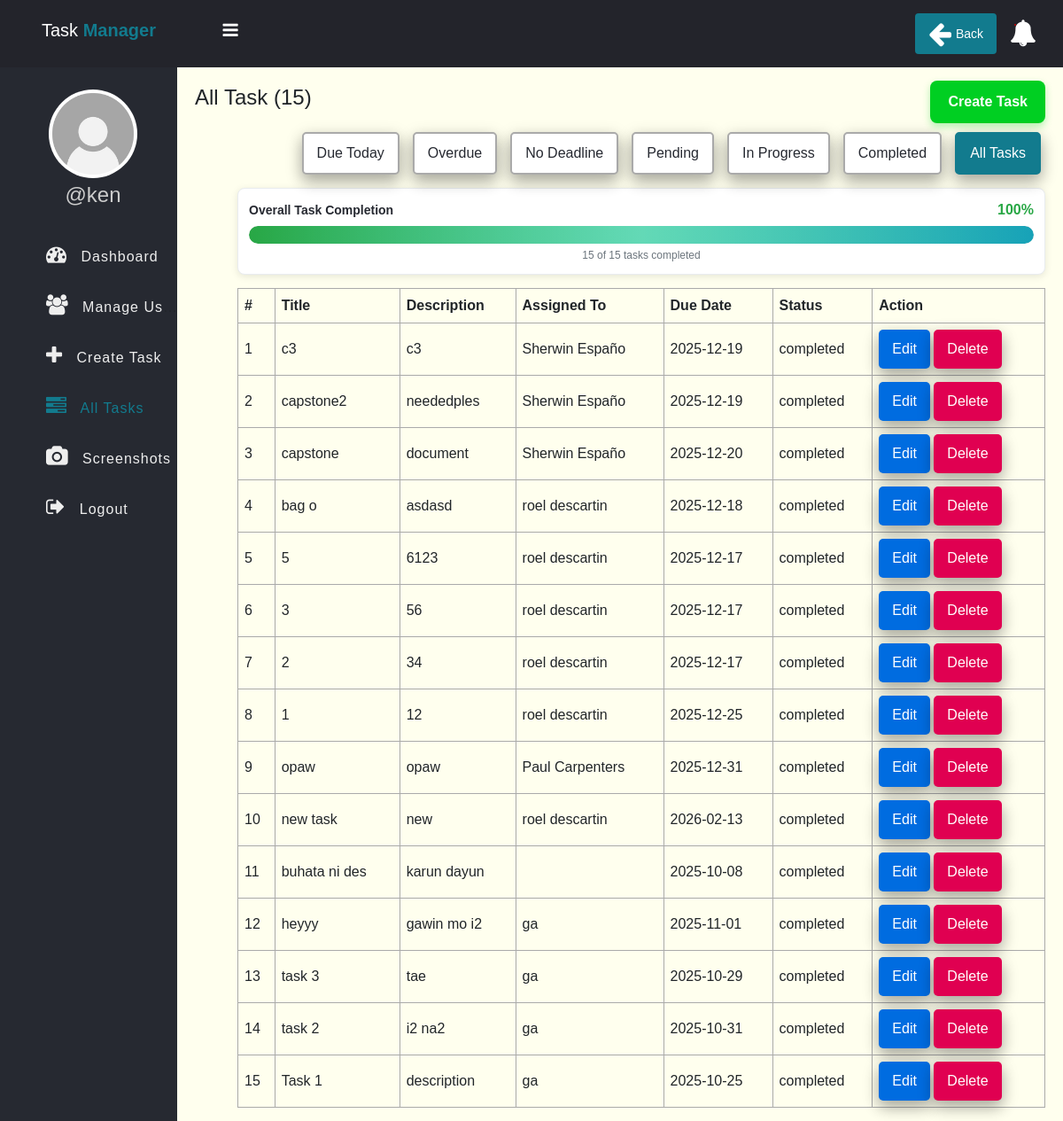
The app's page /tasks.php?reviewed=1 (signed in) with its own data.
### tables this page shows
CREATE TABLE `tasks` (
  `id` int(11) NOT NULL,
  `title` varchar(100) NOT NULL,
  `description` text DEFAULT NULL,
  `assigned_to` int(11) DEFAULT NULL,
  `status` enum('pending','in_progress','completed','rejected') DEFAULT 'pending',
  `submission_file` varchar(255) DEFAULT NULL,
  `template_file` varchar(255) DEFAULT NULL,
  `review_comment` text DEFAULT NULL,
  `reviewed_by` int(11) DEFAULT NULL,
  `reviewed_at` timestamp NULL DEFAULT NULL,
  `created_at` timestamp NOT NULL DEFAULT current_timestamp(),
  `due_date` date NOT NULL
);

CREATE TABLE `users` (
  `id` int(11) NOT NULL,
  `full_name` varchar(50) NOT NULL,
  `username` varchar(50) NOT NULL,
  `password` varchar(255) NOT NULL,
  `role` enum('admin','employee') NOT NULL,
  `created_at` timestamp NOT NULL DEFAULT current_timestamp()
);

### app/model/Task.php (called while the page is built, shortened)
<?php
function get_all_tasks($conn){
    $sql = "SELECT * FROM tasks ORDER BY id DESC";
    $stmt = $conn->prepare($sql);
    $stmt->execute([]);
    return $stmt->rowCount() > 0 ? $stmt->fetchAll() : 0;
}
function count_completed_tasks($conn){
    $sql = "SELECT id FROM tasks WHERE status = 'completed'";
    $stmt = $conn->prepare($sql);
    $stmt->execute([]);
    return $stmt->rowCount();
}
function count_tasks($conn){
    $sql = "SELECT id FROM tasks";
    $stmt = $conn->prepare($sql);
    $stmt->execute();
    return $stmt->rowCount();
}

### app/model/User.php (called while the page is built, shortened)
<?php
function get_all_users($conn){
	$sql = "SELECT * FROM users WHERE role =? ";
	$stmt = $conn->prepare($sql);
	$stmt->execute(["employee"]);
	if($stmt->rowCount() > 0){
		$users = $stmt->fetchAll();
	}else $users = 0;
	return $users;
}

### tasks.php (the view, shortened to what this page needs)
<?php
if (isset($_SESSION['role']) && isset($_SESSION['id']) && $_SESSION['role'] == "admin") {
    include "DB_connection.php";
    include "app/Model/Task.php";
    include "app/Model/User.php";
    $text = "All Task";
    if (isset($_GET['due_date']) && $_GET['due_date'] == "Due Today") {
        $text = "Due Today";
        $tasks = get_all_tasks_due_today($conn);
        $num_task = count_tasks_due_today($conn);
    } else if (isset($_GET['due_date']) && $_GET['due_date'] == "Overdue") {
        $text = "Overdue";
        $tasks = get_all_tasks_overdue($conn);
        $num_task = count_tasks_overdue($conn);
    } else if (isset($_GET['due_date']) && $_GET['due_date'] == "No Deadline") {
        $text = "No Deadline";
        $tasks = get_all_tasks_NoDeadline($conn);
        $num_task = count_tasks_NoDeadline($conn);
    } else if (isset($_GET['status']) && $_GET['status'] == "Pending") {
        $text = "Pending";
        $tasks = get_all_tasks_pending($conn);
        $num_task = count_pending_tasks($conn);
    } else if (isset($_GET['status']) && $_GET['status'] == "in_progress") {
        $text = "in_progress";
        $tasks = get_all_tasks_in_progress($conn);
        $num_task = count_in_progress_tasks($conn);
    } else if (isset($_GET['status']) && $_GET['status'] == "Completed") {
        $text = "Completed";
        $tasks = get_all_tasks_completed($conn);
        $num_task = count_completed_tasks($conn);
    } else {
        $tasks = get_all_tasks($conn);
        $num_task = count_tasks($conn);
    }
    $users = get_all_users($conn);
    $total_tasks = count_tasks($conn);
    $completed_tasks = count_completed_tasks($conn);
    $completion_percentage = $total_tasks > 0 ? round(($completed_tasks / $total_tasks) * 100) : 0;
?>
<!DOCTYPE html>
<html>
<head>
    <link rel="stylesheet" href="https://stackpath.bootstrapcdn.com/font-awesome/4.7.0/css/font-awesome.min.css">
    <link href="https://cdn.jsdelivr.net/npm/bootstrap@5.3.3/dist/css/bootstrap.min.css" rel="stylesheet">
    <link rel="stylesheet" href="css/style.css">
</head>
<body>
    <?php include "inc/header.php" ?>
    <div class="body">
        <?php include "inc/nav.php" ?>
        <section class="section-1">
            <div class="task-header-section">
                <h4 class="title-2"><?=$text?> (<?=$num_task?>)</h4>
                <div class="task-header-actions">
                    <a href="create_task.php" class="btn create-task-btn">Create Task</a>
                </div>
            </div>
            <div class="task-filters-container">
                <div class="filter-buttons">
                    <a href="tasks.php?due_date=Due Today" class="filter-btn <?= (isset($_GET['due_date']) && $_GET['due_date'] == 'Due Today') ? 'active' : '' ?>">Due Today</a>
                    <a href="tasks.php?due_date=Overdue" class="filter-btn <?= (isset($_GET['due_date']) && $_GET['due_date'] == 'Overdue') ? 'active' : '' ?>">Overdue</a>
                    <a href="tasks.php?due_date=No Deadline" class="filter-btn <?= (isset($_GET['due_date']) && $_GET['due_date'] == 'No Deadline') ? 'active' : '' ?>">No Deadline</a>
                    <a href="tasks.php?status=Pending" class="filter-btn <?= (isset($_GET['status']) && $_GET['status'] == 'Pending') ? 'active' : '' ?>">Pending</a>
                    <a href="tasks.php?status=in_progress" class="filter-btn <?= (isset($_GET['status']) && $_GET['status'] == 'in_progress') ? 'active' : '' ?>">In Progress</a>
                    <a href="tasks.php?status=Completed" class="filter-btn <?= (isset($_GET['status']) && $_GET['status'] == 'Completed') ? 'active' : '' ?>">Completed</a>
                    <a href="tasks.php" class="filter-btn <?= (!isset($_GET['status']) && !isset($_GET['due_date'])) ? 'active' : '' ?>">All Tasks</a>
                </div>
            </div>
            <?php if (!isset($_GET['status']) && !isset($_GET['due_date'])) { ?>
            <div class="task-progress-container">
                <div class="task-progress-header">
                    <span class="task-progress-label">Overall Task Completion</span>
                    <span class="task-progress-percentage"><?=$completion_percentage?>%</span>
                </div>
                <div class="task-progress-bar-wrapper">
                    <div class="task-progress-bar" style="width: <?=$completion_percentage?>%">
                        <span class="progress-bar-fill"></span>
                    </div>
                </div>
                <div class="task-progress-stats">
                    <span><?=$completed_tasks?> of <?=$total_tasks?> tasks completed</span>
                </div>
            </div>
            <?php } ?>
            <?php if ($tasks != 0) { ?>
                <table class="main-table">
                    <tr>
                        <th>#</th>
                        <th>Title</th>
                        <th>Description</th>
                        <th>Assigned To</th>
                        <th>Due Date</th>
                        <th>Status</th>
                        <th>Action</th>
                    </tr>
                    <?php $i = 0; foreach ($tasks as $task) { ?>
                        <tr>
                            <td><?= ++$i ?></td>
                            <td><?= $task['title'] ?></td>
                            <td><?= $task['description'] ?></td>
                            <td>
                                <?php
                                foreach ($users as $user) {
                                    if ($user['id'] == $task['assigned_to']) {
                                        echo $user['full_name'];
                                    }
                                }
                                ?>
                            </td>
                            <td><?= $task['due_date'] ?: 'No Deadline' ?></td>
                            <td><?= $task['status'] ?></td>
                            <td>
                                <a href="edit-task.php?id=<?= $task['id'] ?>" class="edit-btn">Edit</a>
                                <a href="delete-task.php?id=<?= $task['id'] ?>" class="delete-btn">Delete</a>
                            </td>
                        </tr>
                    <?php } ?>
                </table>
            <?php } else { ?>
                <h3>Empty</h3>
            <?php } ?>
        </section>
    </div>
    <?php include 'inc/modals.php'; ?>
</body>
</html>
<?php
} else {
    $em = "First login";
    header("Location: login.php?error=$em");
    exit();
}
?>

### css/style.css (style rules this page uses)
* { padding: 0; margin: 0; box-sizing: border-box; font-family: arial, sans-serif; }
.body { display: flex; }
.section-1 { padding: 15px 20px; }
.section-1 .title-2 { margin-bottom: 10px; }
.filter-btn, .filter-buttons .filter-btn, .filter-buttons a.filter-btn, .task-filters-container .filter-btn, .task-filters-container a.filter-btn { text-decoration: none !important; display: inline-block !important; padding: 10px 15px !important; border: 2px solid #aaa !important; background: #fff !important; color: #262931 !important; font-size: 16px !important; border-radius: 5px !important; cursor: pointer !important; outline: none !important; transition: background 0.3s !important; box-shadow: 0 8px 16px 0 rgba(0,0,0,0.2), 0 6px 20px 0 rgba(0,0,0,0.19) !important; margin-right: 5px !important; margin-left: 0 !important; }
.filter-btn.active, .filter-buttons .filter-btn.active, .filter-buttons a.filter-btn.active, .task-filters-container .filter-btn.active, .task-filters-container a.filter-btn.active { background: #127b8e !important; color: #fff !important; border-color: #127b8e !important; }
.task-header-section { display: flex; justify-content: space-between; align-items: center; margin-bottom: 10px; }
.task-header-actions { display: flex; gap: 10px; }
.task-filters-container { display: flex; align-items: center; justify-content: flex-end; gap: 10px; margin-bottom: 15px; flex-wrap: wrap; }
.filter-buttons { display: flex !important; gap: 10px !important; flex-wrap: wrap !important; margin-left: auto; }
.create-task-btn { text-decoration: none !important; display: inline-block !important; border: none !important; background: #00CF22 !important; padding: 12px 20px !important; color: #fff !important; font-size: 16px !important; font-weight: 600 !important; border-radius: 8px !important; cursor: pointer !important; outline: none !important; transition: all 0.3s !important; box-shadow: 0 4px 8px rgba(0, 207, 34, 0.3) !important; }
.filter-buttons { display: flex !important; gap: 10px !important; flex-wrap: wrap !important; }
.section-1 { width: 100%; background: #ffe; }
.main-table, .main-table tr, .main-table th, .main-table td { border: 1px solid #aaa; border-collapse: collapse; padding: 7px; }
.main-table { width: 95%; margin-top: 15px; margin-left: auto; margin-right: 0; }
.delete-btn { text-decoration: none; display: inline-block; padding-left: 10px; border: none; background: #E00051; padding: 10px 15px; color: #fff; font-size: 16px; border-radius: 5px; cursor: pointer; outline: none; transition: background 1s; box-shadow: 0 8px 16px 0 rgba(0,0,0,0.2), 0 6px 20px 0 rgba(0,0,0,0.19); }
.edit-btn { text-decoration: none; display: inline-block; padding-left: 10px; border: none; background: #006CE0; padding: 10px 15px; color: #fff; font-size: 16px; border-radius: 5px; cursor: pointer; outline: none; transition: background 1s; box-shadow: 0 8px 16px 0 rgba(0,0,0,0.2), 0 6px 20px 0 rgba(0,0,0,0.19); }
.task-progress-container { background: #fff; padding: 12px; margin-bottom: 12px; border-radius: 8px; box-shadow: 0 2px 8px rgba(0,0,0,0.1); border: 1px solid #e9ecef; width: 95%; margin-left: auto; margin-right: 0; }
.task-progress-header { display: flex; justify-content: space-between; align-items: center; margin-bottom: 6px; }
.task-progress-label { font-size: 14px; font-weight: 600; color: #262931; }
.task-progress-percentage { font-size: 16px; font-weight: 700; color: #28a745; }
.task-progress-bar-wrapper { width: 100%; height: 20px; background: #e9ecef; border-radius: 10px; overflow: hidden; margin-bottom: 4px; box-shadow: inset 0 2px 4px rgba(0,0,0,0.1); position: relative; }
.task-progress-bar { height: 100%; background: linear-gradient(90deg, #28a745 0%, #20c997 50%, #17a2b8 100%); border-radius: 10px; transition: width 0.8s ease; box-shadow: 0 2px 4px rgba(40, 167, 69, 0.4); position: relative; overflow: hidden; }
.task-progress-bar::after { content: ''; position: absolute; top: 0; left: 0; bottom: 0; right: 0; background: linear-gradient(90deg, transparent, rgba(255,255,255,0.3), transparent); animation: shimmer 2s infinite; }
.progress-bar-fill { display: block; width: 100%; height: 100%; }
.task-progress-stats { font-size: 12px; color: #6c757d; text-align: center; font-weight: 500; }

### records on screen
tasks: title "c3", description "c3", due_date "2025-12-19", status "completed"
users: full_name "Sherwin Españo"
tasks: title "capstone2", description "neededples", due_date "2025-12-19", status "completed"
tasks: title "capstone", description "document", due_date "2025-12-20", status "completed"
tasks: title "bag o", description "asdasd", due_date "2025-12-18", status "completed"
users: full_name "roel descartin"
tasks: title "5", description "6123", due_date "2025-12-17", status "completed"
tasks: title "3", description "56", due_date "2025-12-17", status "completed"
tasks: title "2", description "34", due_date "2025-12-17", status "completed"
tasks: title "1", description "12", due_date "2025-12-25", status "completed"
tasks: title "opaw", description "opaw", due_date "2025-12-31", status "completed"
users: full_name "Paul Carpenters"
tasks: title "new task", description "new", due_date "2026-02-13", status "completed"
tasks: title "buhata ni des", description "karun dayun", due_date "2025-10-08", status "completed"
tasks: title "heyyy", description "gawin mo i2", due_date "2025-11-01", status "completed"
users: full_name "ga"
tasks: title "task 3", description "tae", due_date "2025-10-29", status "completed"
tasks: title "task 2", description "i2 na2", due_date "2025-10-31", status "completed"
tasks: title "Task 1", description "description", due_date "2025-10-25", status "completed"

### other values on screen
$_SESSION['username'] "ken"
$text "All Task"
$num_task "15"
$completion_percentage "100"
$completed_tasks "15"
$total_tasks "15"
